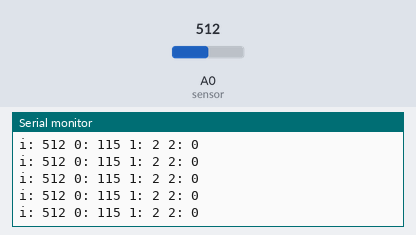
A sketch run on a simulated Arduino Uno, built with avr-gcc and run on an emulated ATmega328P. Parts: the last lines printed to the serial monitor. The test bench sets the inputs (shaded band); at power-on: A0 (sensor) = 512.

Above: at 1.2 s.
1.3 s: A0 (sensor) set to 539
At 2.1 s:
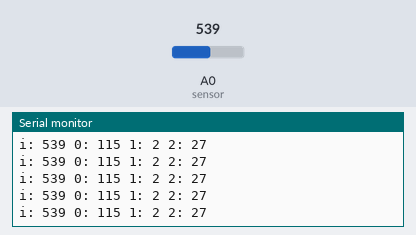
4.3 s: A0 (sensor) set to 981
At 5.2 s:
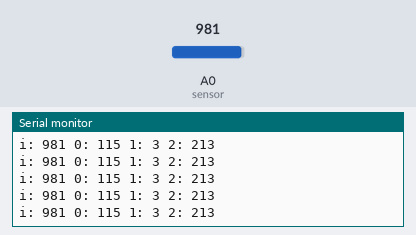
5.8 s: A0 (sensor) set to 1006
At 6.9 s:
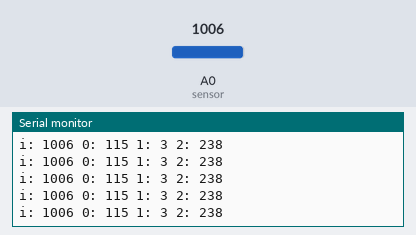
Timing chart, 0 to 8.8 s (numbered marks = the images above; inputs shaded):
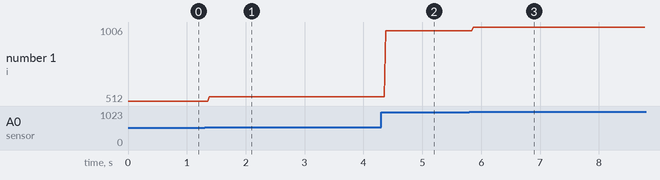

The sketch:

main.ino
```cpp
#include <SoftwareSerial.h>
#include <Wire.h>
SoftwareSerial I2CBT(10,11);
byte serialA;
void setup(){

  Serial.begin(9600);
  I2CBT.begin(9600);
}
///////////////////main///////////////////

void loop (){
    byte Data[3];
    byte cmmd[20];
    int insize;
    char str[256];
    int i=analogRead(A0);//read sensor value
    serialA=I2CBT.read();
    Data[0]='s';
    Data[1]=i/256;
    Data[2]=i%256;
    sprintf(str,"i: %d 0: %d 1: %d 2: %d",i,Data[0],Data[1],Data[2]);
     Serial.println(str);
     if (serialA == 100){
         for(int j=0;j<3;j++)
         I2CBT.write(Data[j]);

         serialA=0;
      }
  //delay(100);
}
```

Measured:
- after the input at 1.3 s, the serial monitor: prints a new line after 0.08 s (image 1)
- after the input at 4.3 s, the serial monitor: prints a new line after 0.08 s (image 2)
- after the input at 5.8 s, the serial monitor: prints a new line after 0.07 s (image 3)
- plotted number 1: 512 → 539 after the input at 1.3 s, 539 → 981 after the input at 4.3 s, 981 → 1006 after the input at 5.8 s
